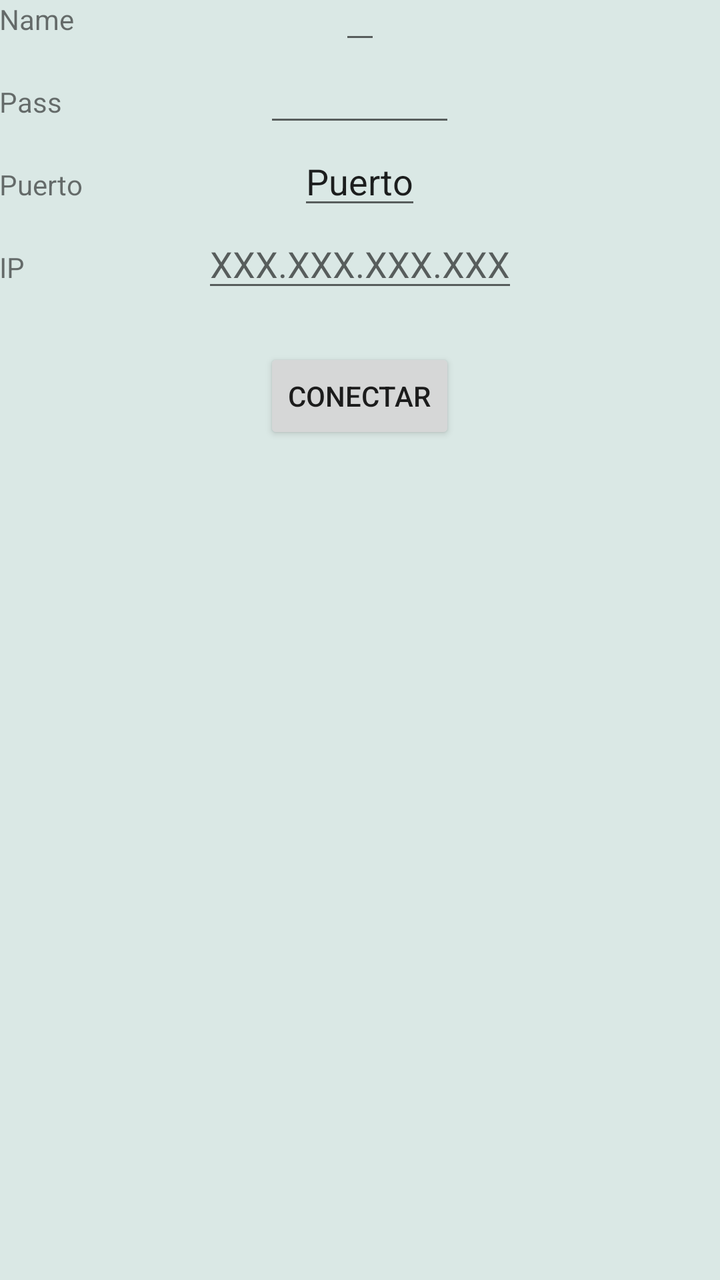
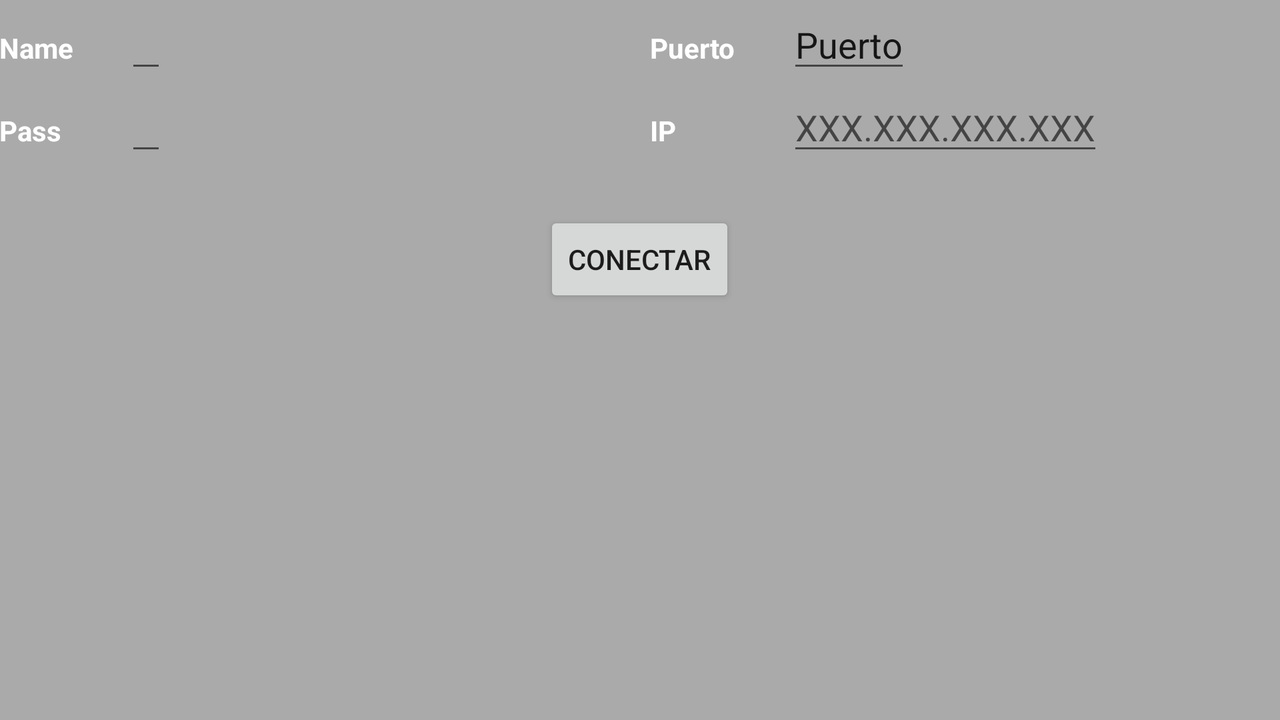

One screen, two layout resources from the same app: the default and the repository's alternative for another configuration. Each is rendered where Android would select it; the XML of both is given below.
<!-- AndroidManifest.xml: application theme AppTheme -->
<!-- res/layout/autfrag.xml -->
<?xml version="1.0" encoding="utf-8"?>
<RelativeLayout xmlns:android="http://schemas.android.com/apk/res/android"
    xmlns:tools="http://schemas.android.com/tools"
    android:layout_width="match_parent" android:layout_height="match_parent"
    android:padding="@dimen/activity_horizontal_margin"
    >

    <TextView
        android:text="@string/Nombre"
        android:layout_width="wrap_content"
        android:layout_height="wrap_content"
        android:id="@+id/ViewName"
        android:layout_alignParentTop="true"
        android:layout_alignParentStart="true"
        android:layout_alignParentLeft="true"
        />
    <EditText

        android:layout_width="wrap_content"
        android:layout_height="wrap_content"
        android:inputType="textPersonName"
        android:text=""
        android:id="@+id/Nombre"
        android:layout_alignBaseline="@id/ViewName"
        android:layout_centerHorizontal="true"
         />


    <EditText
        android:layout_width="wrap_content"
        android:layout_height="wrap_content"
        android:inputType="textPassword"
        android:id="@+id/Pass"
        android:layout_below="@id/Nombre"
        android:layout_alignStart="@+id/boton1"
        android:layout_alignLeft="@id/boton1"
        android:layout_alignEnd="@+id/boton1"
        android:layout_alignRight="@id/boton1"
        />

    <EditText
        android:layout_width="wrap_content"
        android:layout_height="wrap_content"
        android:inputType="number"
        android:id="@+id/port"
        android:layout_below="@+id/Pass"
        tools:text="@string/Puerto"
        android:layout_centerHorizontal="true"/>


    <TextView
        android:text="@string/Puerto"
        android:layout_width="wrap_content"
        android:layout_height="wrap_content"
        android:layout_marginTop="10dp"
        android:id="@+id/ViewPort"
        android:layout_alignBaseline="@+id/port"
        android:layout_alignBottom="@+id/port"
        android:layout_alignParentStart="true"
        android:layout_alignParentLeft="true"
        />

    <TextView
        android:text="@string/IP"
        android:layout_width="wrap_content"
        android:layout_height="wrap_content"
        android:id="@+id/viewIP"
        android:layout_alignBaseline="@+id/IP"
        android:layout_marginTop="10dp"
        android:layout_below="@+id/ViewPort"
         />

    <TextView
        android:text="@string/Password"
        android:layout_width="wrap_content"
        android:layout_height="wrap_content"
        android:layout_marginTop="10dp"
        android:id="@+id/viewPass"
        android:layout_alignBaseline="@+id/Pass"
        android:layout_alignBottom="@+id/Pass"
        android:layout_alignParentStart="true"
        android:layout_alignParentLeft="true"
         />

    <Button
        android:text="@string/Connect"
        android:layout_width="wrap_content"
        android:layout_height="wrap_content"
        android:id="@+id/boton1"
        android:layout_below="@+id/IP"
        android:layout_centerHorizontal="true"
        android:layout_marginTop="23dp" />

    <EditText
        android:layout_width="wrap_content"
        android:layout_height="wrap_content"
        android:inputType="textPersonName"

        android:hint="@string/IP_Exam"
        android:id="@+id/IP"
        android:layout_below="@id/port"
        android:layout_centerHorizontal="true" />
</RelativeLayout>
<!-- resources referenced by this layout -->
<resources>
  <string name="Connect">Conectar</string>
  <string name="IP">IP</string>
  <string name="IP_Exam">XXX.XXX.XXX.XXX</string>
  <string name="Nombre">Name</string>
  <string name="Password">Pass</string>
  <string name="Puerto">Puerto</string>
  <!-- from res/values-v21/ -->
  <style name="AppTheme" parent="Theme.AppCompat.Light">
                  
                  <item name="colorPrimary">@color/colorPrimary</item>
                  <item name="colorPrimaryDark">@color/colorPrimaryDark</item>
                  <item name="colorAccent">@color/colorAccent</item>
                  <item name="android:colorBackground">@color/colorbackground</item>
                  <item name="android:navigationBarColor">@color/colorPrimaryDark</item>
          </style>
  <color name="colorPrimary">#429ea6</color>
  <color name="colorPrimaryDark">#2d3047</color>
  <color name="colorAccent">#0f9c85</color>
  <color name="colorbackground">#dae8e5</color>
</resources>
<!-- res/layout-land/autfrag.xml (the repository's variant of the layout above) -->
<!-- drawn on the phone turned sideways -->
<?xml version="1.0" encoding="utf-8"?>
<RelativeLayout xmlns:android="http://schemas.android.com/apk/res/android"
    xmlns:tools="http://schemas.android.com/tools"
    android:layout_width="match_parent" android:layout_height="match_parent"
    android:padding="@dimen/activity_horizontal_margin"
    android:background="@android:color/darker_gray">


    <TextView
        android:text="@string/IP"
        android:layout_width="wrap_content"
        android:layout_height="wrap_content"
        android:id="@+id/viewIP"

        android:layout_marginTop="10dp"
        android:layout_below="@+id/ViewPort"
        android:layout_alignStart="@id/ViewPort"
        android:layout_alignLeft="@id/ViewPort"
        android:layout_alignBaseline="@id/IP"
        android:textColor="@android:color/background_light"
        android:textStyle="bold"
        />

    <TextView
        android:text="@string/Password"
        android:layout_width="wrap_content"
        android:layout_height="wrap_content"
        android:layout_marginTop="10dp"
        android:id="@+id/viewPass"
        android:layout_alignBaseline="@+id/Pass"
        android:layout_alignBottom="@+id/Pass"
        android:layout_alignParentStart="true"
        android:layout_alignParentLeft="true"
        android:textStyle="bold"
        android:textColor="@android:color/background_light" />

    <Button
        android:text="@string/Connect"
        android:layout_width="wrap_content"
        android:layout_height="wrap_content"
        android:id="@+id/boton1"
        android:layout_below="@+id/IP"
        android:layout_centerHorizontal="true"
        android:layout_marginTop="23dp" />

    <EditText
        android:layout_width="wrap_content"
        android:layout_height="wrap_content"
        android:inputType="textPersonName"
        android:hint="@string/IP_Exam"
        android:id="@+id/IP"
        android:layout_below="@id/port"
        android:layout_alignStart="@id/port"
        android:layout_alignLeft="@id/port"
         />

    <TextView
        android:text="@string/Nombre"
        android:layout_width="wrap_content"
        android:layout_height="wrap_content"
        android:id="@+id/ViewName"
        android:layout_alignBaseline="@+id/Nombre"
        android:textStyle="bold"
        android:textColor="@android:color/background_light" />

    <EditText
        android:layout_width="wrap_content"
        android:layout_height="wrap_content"
        android:inputType="textPassword"
        android:id="@+id/Pass"
        android:layout_below="@+id/Nombre"
        android:layout_alignStart="@+id/Nombre"
        android:layout_alignLeft="@id/Nombre"
        />


    <TextView
        android:text="@string/Puerto"
        android:layout_width="wrap_content"
        android:layout_height="wrap_content"
        android:id="@+id/ViewPort"
        android:layout_alignBaseline="@+id/Nombre"
        android:layout_alignBottom="@+id/Nombre"
        android:layout_alignEnd="@+id/boton1"
        android:layout_alignRight="@id/boton1"
        android:textColorHighlight="@android:color/background_light"
        android:textStyle="bold"
        android:textColor="@android:color/background_light" />

    <EditText
        android:layout_width="wrap_content"
        android:layout_height="wrap_content"
        android:inputType="number"
        android:id="@+id/port"
        tools:text="@string/Puerto"
        android:layout_marginStart="26dp"
        android:layout_marginLeft="26dp"
        android:layout_alignTop="@+id/ViewName"
        android:layout_toEndOf="@id/ViewPort"
        android:layout_toRightOf="@id/ViewPort"
        android:layout_alignBaseline="@id/ViewPort"
         />

    <EditText

        android:layout_width="wrap_content"
        android:layout_height="wrap_content"
        android:inputType="textPersonName"
        android:text=""
        android:id="@+id/Nombre"
        android:layout_marginStart="26dp"
        android:layout_marginLeft="26dp"
        android:layout_toEndOf="@id/ViewName"
        android:layout_toRightOf="@id/ViewName"
        />
</RelativeLayout>
